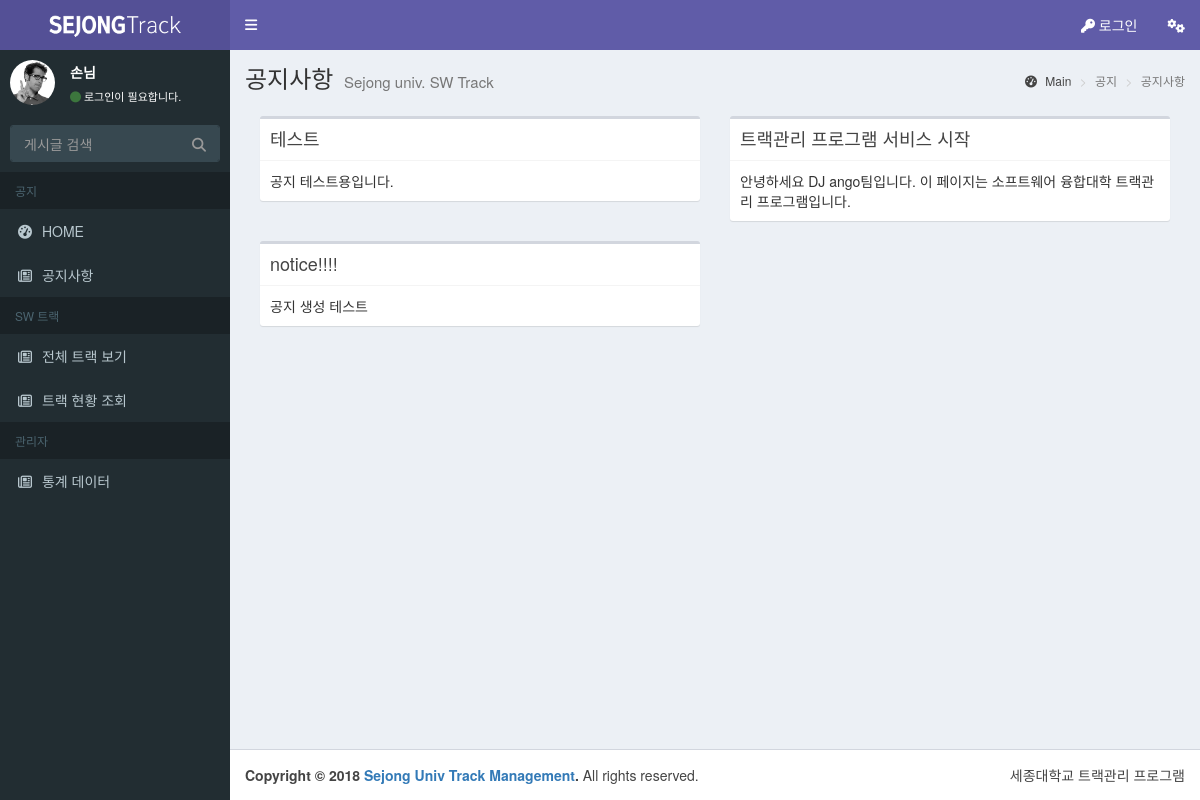
/notice, run on an earlier commit of the app's database.
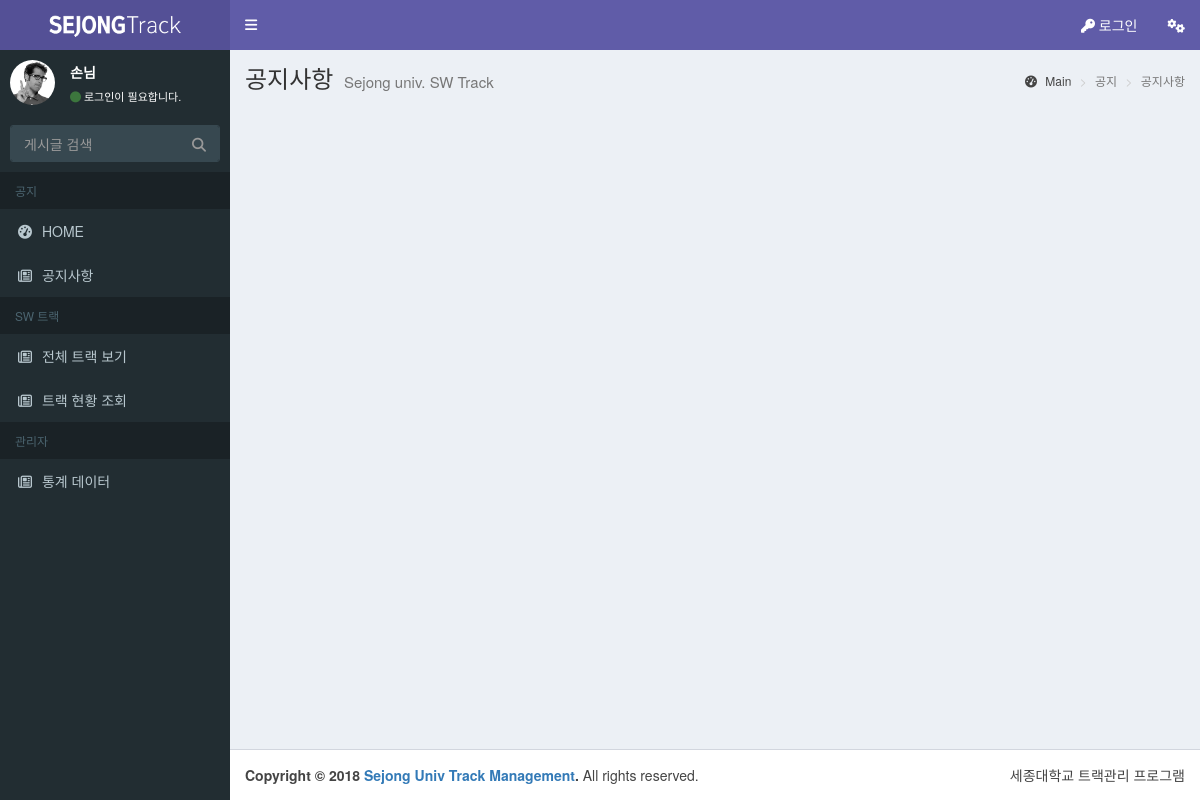
And on a later commit of the database.
### home/models.py (models this page shows, shortened)
class Post(models.Model):
    author = models.ForeignKey('auth.User', on_delete=models.CASCADE)
    title = models.CharField(max_length=200)
    text = models.TextField()
    created_date = models.DateTimeField(default=timezone.now)
    published_date = models.DateTimeField(blank=True, null=True)

### home/views.py (the view)
# urls.py: url(r'^notice',views.notice2,name="notice"),
def notice2(request):
    posts = Post.objects.all().order_by('-created_date') #날짜 역순
    context = {'posts': posts}
    return render(request,'home/notice.html',context)

### home/templates/home/notice.html (shortened to what this page needs)
{% extends 'home/base.html' %}
{% block content %}
    <section class="content-header">
        <h1>
            공지사항
            <small>Sejong univ. SW Track</small>
        </h1>
        <ol class="breadcrumb">
            <li><a href="#"><i class="fa fa-dashboard"></i> Main</a></li>
            <li class="active">공지</li>
            <li class="active">공지사항</li>
        </ol>
    </section>
    <section class="content-header">
        <div style="padding-top: 10px;">
                {% for post in posts %}
            <div class="col-md-6">
                <div class="box">
                  <div class="box-header with-border">
                    <h3 class="box-title">
                        {{post.title}}
                    </h3>
                  </div>
                  <div class="box-body">
                    {{post.text}}
                  </div>
                </div>
            </div>
                {% endfor %}
        </div>
        </section>
{% endblock %}

### home/templates/home/base.html (shortened to what this page needs)
<!DOCTYPE html>
<html>
<head>
    <link rel="stylesheet" href="../static/bower_components/bootstrap/dist/css/bootstrap.min.css">
    <link rel="stylesheet" href="../static/bower_components/font-awesome/css/font-awesome.min.css">
    <link rel="stylesheet" href="../static/bower_components/Ionicons/css/ionicons.min.css">
    <link rel="stylesheet" href="../static/dist/css/AdminLTE.min.css">
    <link rel="stylesheet" href="../static/dist/css/skins/skin-purple.min.css">
    <link rel="stylesheet" href="//maxcdn.bootstrapcdn.com/bootstrap/3.3.7/css/bootstrap.min.css" />
</head>
<body class="hold-transition skin-purple sidebar-mini layout-fixed">
<div class="wrapper">
    <header class="main-header">
        <a href="/" class="logo">
            <span class="logo-lg"><img src="../static/dist/img/mainLogo.png" width="160px"></span>
        </a>
        <nav class="navbar navbar-static-top" role="navigation">
            <a href="#" class="sidebar-toggle" data-toggle="push-menu" role="button">
            </a>
            <div class="navbar-custom-menu">
                <ul class="nav navbar-nav">
                    <li>
                        {% if user.is_active %}
                        <a href="{% url 'logout' %}">
                            <span class="hidden-xs">{{user.username}} 님</span>
                        </a>
                        {% else %}
                        <a href="{% url 'login' %}">
                            <i class="fa fa-key"></i>
                            <span class="hidden-xs">로그인</span>
                        </a>
                        {% endif %}
                    </li>
                    <li>
                        <a href="#" data-toggle="control-sidebar"><i class="fa fa-gears"></i></a>
                    </li>
                </ul>
            </div>
        </nav>
    </header>
    <aside class="main-sidebar">
        <section class="sidebar">
            <div class="user-panel">
                <div class="pull-left image">
                    <img src="../static/dist/img/default-user-image.jpg" class="img-circle" alt="User Image">
                </div>
                {% if user.is_active %}
                <div class="pull-left info">
                    <p>{{user.username}}</p>
                    <a href="#"><i class="fa fa-circle text-success"></i>{{user.username}}</a>
                </div>
                {% else %}
                <div class="pull-left info">
                    <p>손님</p>
                    <a href="#"><i class="fa fa-circle text-success"></i>로그인이 필요합니다.</a>
                </div>
                {% endif %}
            </div>
            <form action="#" method="get" class="sidebar-form">
                <div class="input-group">
                    <input type="text" name="q" class="form-control" placeholder="게시글 검색">
                    <span class="input-group-btn">
                  <button type="submit" name="search" id="search-btn" class="btn btn-flat"><i class="fa fa-search"></i>
                  </button>
                </span>
                </div>
            </form>
            <ul class="sidebar-menu" data-widget="tree"><li class="header">공지</li>
                <li class=""><a href="/"><i class="fa fa-dashboard"></i> <span>HOME</span></a></li>
                <li class=""><a href="/notice"><i class="fa fa-newspaper-o"></i> <span>공지사항</span></a></li>
            <li class="header">SW 트랙</li>
                <li class=""><a href="/allTrack"><i class="fa fa-newspaper-o"></i> <span>전체 트랙 보기</span></a></li>
                <li class=""><a href="/import"><i class="fa fa-newspaper-o"></i> <span>트랙 현황 조회</span></a></li>
             <li class="header">관리자</li>
                <li class=""><a href="/stats"><i class="fa fa-newspaper-o"></i> <span>통계 데이터</span></a></li>
            </ul>
        </section>
    </aside>
    <div class="content-wrapper">
        {% block content %}
        {% endblock %}
    </div>
    <footer class="main-footer">
        <div class="pull-right hidden-xs">
            세종대학교 트랙관리 프로그램
        </div>
        <strong>Copyright &copy; 2018 <a href="https://github.com/riyenas0925/Sejong_SW_Track_Management">Sejong Univ Track Management</a>.</strong> All rights reserved.
    </footer>
</div>
</body>
</html>

What changed in the data, as far as the page shows it:
removed Post: title "테스트", text "공지 테스트용입니다."
removed Post: title "트랙관리 프로그램 서비스 시작", text "안녕하세요 DJ ango팀입니다. 이 페이지는 소프트웨어 융합대학 트랙관리 프로그램입니다."
removed Post: title "notice!!!!", text "공지 생성 테스트"
